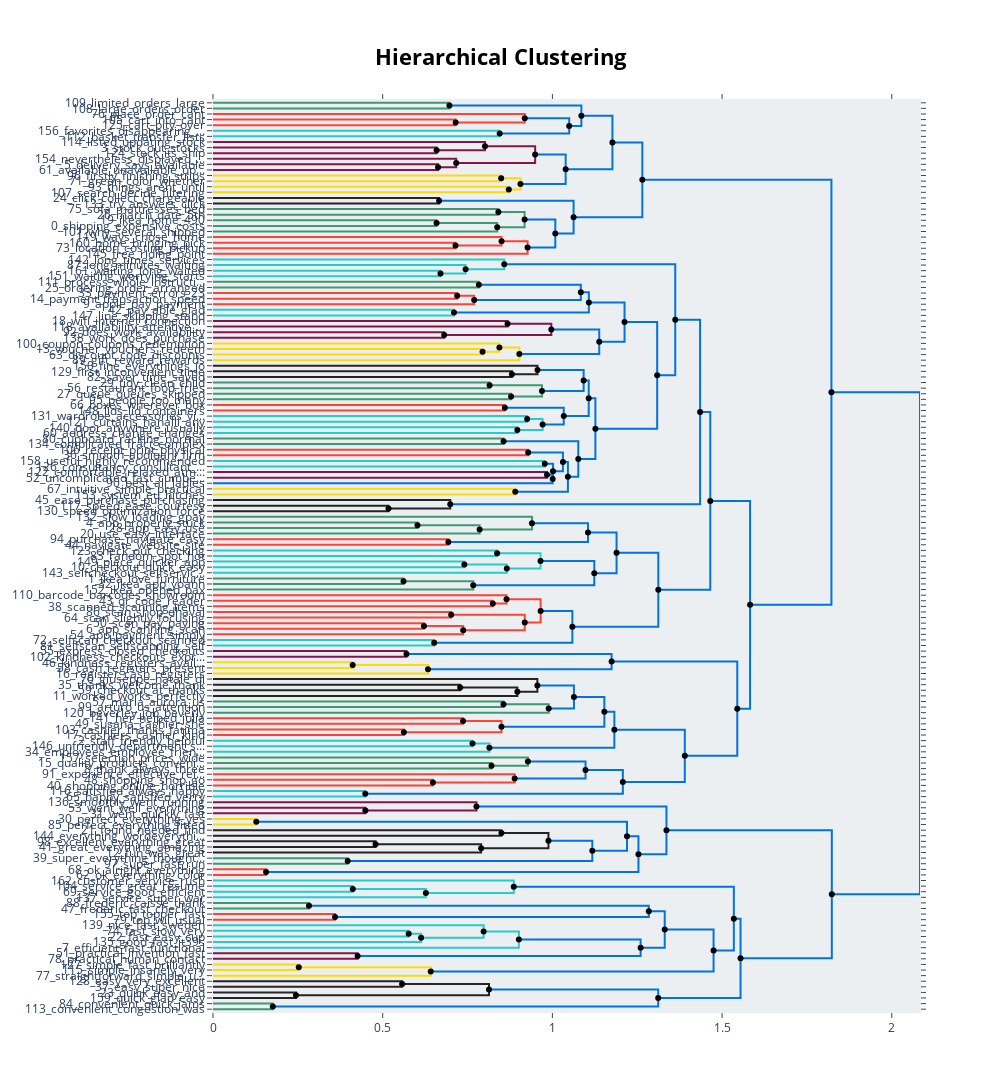

This figure's notebook cell:
### Code cell
topic_model.visualize_hierarchy(hierarchical_topics=hierarchical_topics)
